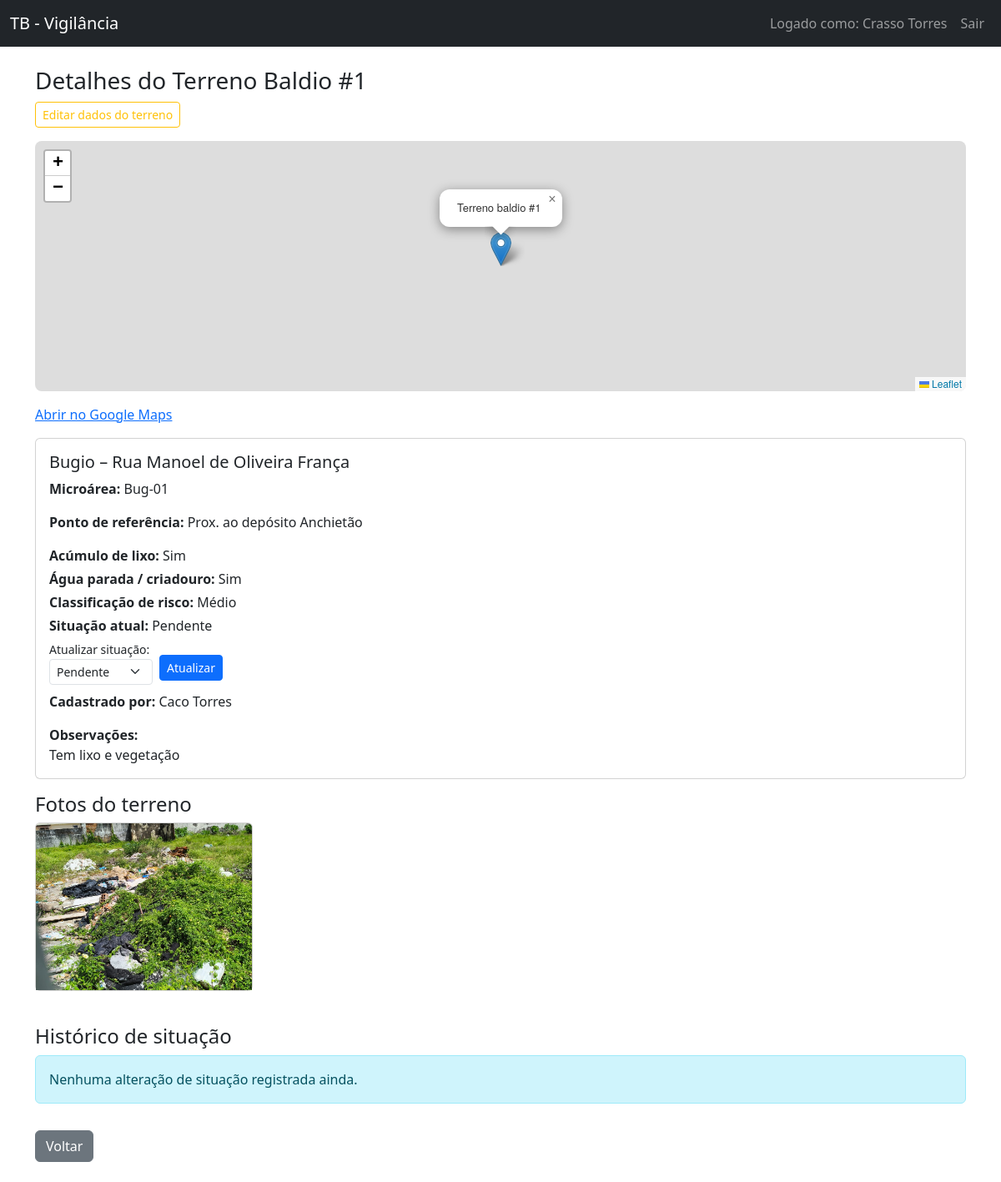
/terrenos/1 (signed in), run on the app's committed database.
### app.py (models this page shows, shortened)
class User(UserMixin, db.Model):
    __tablename__ = "users"
    id = db.Column(db.Integer, primary_key=True)
    nome = db.Column(db.String(100), nullable=False)
    email = db.Column(db.String(120), unique=True, nullable=False)
    senha_hash = db.Column(db.String(128), nullable=False)
    is_admin = db.Column(db.Boolean, default=False)

class TerrenoBaldio(db.Model):
    __tablename__ = "terrenos_baldios"
    id = db.Column(db.Integer, primary_key=True)
    bairro = db.Column(db.String(100), nullable=False)
    microarea = db.Column(db.String(50))
    endereco = db.Column(db.String(200), nullable=False)
    referencia = db.Column(db.String(200))
    tem_lixo = db.Column(db.Boolean, default=False)
    tem_agua_parada = db.Column(db.Boolean, default=False)
    risco = db.Column(db.String(20), default="Baixo")
    situacao = db.Column(db.String(20), default="Pendente")
    observacoes = db.Column(db.Text)
    latitude = db.Column(db.String(30))   # já deixo aqui pro mapa
    longitude = db.Column(db.String(30))  # strings pra simplificar
    criado_por_id = db.Column(db.Integer, db.ForeignKey("users.id"))
    criado_por = db.relationship("User", backref="terrenos")
    fotos = db.relationship(
        "TerrenoFoto",
        backref="terreno",
        lazy=True,
        cascade="all, delete-orphan",
    )
    historico = db.relationship(
        "TerrenoHistoricoSituacao",
        backref="terreno",
        lazy=True,
        order_by="TerrenoHistoricoSituacao.data_hora.desc()",
        cascade="all, delete-orphan",
    )

class TerrenoFoto(db.Model):
    __tablename__ = "terreno_fotos"
    id = db.Column(db.Integer, primary_key=True)
    arquivo = db.Column(db.String(255), nullable=False)
    terreno_id = db.Column(db.Integer, db.ForeignKey("terrenos_baldios.id"), nullable=False)

### app.py (the view)
@app.route("/terrenos/<int:terreno_id>")
@login_required
def terreno_detalhe(terreno_id):
    terreno = TerrenoBaldio.query.get_or_404(terreno_id)
    if not current_user.is_admin and terreno.criado_por_id != current_user.id:
        flash("Você não tem permissão para visualizar este terreno.", "danger")
        return redirect(url_for("dashboard"))
    return render_template("terreno_detalhe.html", terreno=terreno)

### app.py (called while the page is built)
@login_manager.user_loader
def load_user(user_id):
    return User.query.get(int(user_id))

### Templates/terreno_detalhe.html (shortened to what this page needs)
{% extends "base.html" %}
{% block content %}
<h3>Detalhes do Terreno Baldio #{{ terreno.id }}</h3>
{% if current_user.is_admin or current_user.id == terreno.criado_por_id %}
  <div class="mb-3">
    <a
      href="{{ url_for('terreno_editar', terreno_id=terreno.id) }}"
      class="btn btn-sm btn-outline-warning"
    >
      Editar dados do terreno
    </a>
  </div>
{% endif %}
{% if terreno.latitude and terreno.longitude %}
  <link
    rel="stylesheet"
    href="https://unpkg.com/leaflet@1.9.4/dist/leaflet.css"
  />
  <div id="map" class="mb-3" style="height: 300px; border-radius: 8px; overflow: hidden;"></div>
  <p>
    <a
      href="https://www.google.com/maps/search/?api=1&query={{ terreno.latitude }},{{ terreno.longitude }}"
      target="_blank"
      rel="noopener"
    >
      Abrir no Google Maps
    </a>
  </p>
{% endif %}
<div class="card mb-3">
  <div class="card-body">
        <h5 class="card-title">{{ terreno.bairro }} – {{ terreno.endereco }}</h5>
        <p class="card-text">
      <strong>Microárea:</strong>
      {{ terreno.microarea or "Não informado" }}
     </p>
        <p class="card-text">
      <strong>Ponto de referência:</strong>
      {{ terreno.referencia or "Não informado" }}
    </p>
    <p class="card-text mb-1">
      <strong>Acúmulo de lixo:</strong>
      {{ "Sim" if terreno.tem_lixo else "Não" }}
    </p>
    <p class="card-text mb-1">
      <strong>Água parada / criadouro:</strong>
      {{ "Sim" if terreno.tem_agua_parada else "Não" }}
    </p>
    <p class="card-text mb-1">
      <strong>Classificação de risco:</strong>
      {{ terreno.risco }}
    </p>
    <p class="card-text mb-1">
  <strong>Situação atual:</strong>
  {{ terreno.situacao }}
</p>
{% if current_user.is_admin or current_user.id == terreno.criado_por_id %}
  <form
    method="post"
    action="{{ url_for('atualizar_situacao', terreno_id=terreno.id) }}"
    class="row g-2 align-items-center mb-2"
  >
    <div class="col-auto">
      <label for="situacao" class="form-label mb-0"><small>Atualizar situação:</small></label>
      <select name="situacao" id="situacao" class="form-select form-select-sm">
        {% set situacoes_validas = ["Pendente", "Em limpeza", "Limpo", "Reincidente"] %}
        {% for s in situacoes_validas %}
        <option value="{{ s }}" {% if terreno.situacao == s %}selected{% endif %}>
          {{ s }}
        </option>
        {% endfor %}
      </select>
    </div>
    <div class="col-auto" style="margin-top: 1.4rem;">
      <button type="submit" class="btn btn-sm btn-primary">
        Atualizar
      </button>
    </div>
  </form>
{% endif %}
    <p class="card-text">
      <strong>Cadastrado por:</strong>
      {{ terreno.criado_por.nome if terreno.criado_por else "-" }}
    </p>
    <p class="card-text">
      <strong>Observações:</strong><br />
      {{ terreno.observacoes or "Sem observações." }}
    </p>
  </div>
</div>
<h4>Fotos do terreno</h4>
{% if terreno.fotos %}
  <div class="row">
    {% for foto in terreno.fotos %}
    <div class="col-md-3 col-sm-4 col-6 mb-3">
      <div class="card">
        <img
          src="{{ url_for('static', filename='uploads/' ~ foto.arquivo) }}"
          class="card-img-top"
          alt="Foto do terreno"
          style="max-height: 200px; object-fit: cover;"
        />
      </div>
    </div>
    {% endfor %}
  </div>
{% else %}
  <div class="alert alert-info">
    Nenhuma foto cadastrada para este terreno.
  </div>
{% endif %}
<h4 class="mt-4">Histórico de situação</h4>
{% if terreno.historico %}
  <table class="table table-sm table-striped">
    <thead>
      <tr>
        <th>Data / hora</th>
        <th>Alterado por</th>
        <th>De</th>
        <th>Para</th>
      </tr>
    </thead>
    <tbody>
      {% for h in terreno.historico %}
      <tr>
        <td>{{ h.data_hora.strftime("%d/%m/%Y %H:%M") if h.data_hora else "-" }}</td>
        <td>{{ h.usuario.nome if h.usuario else "-" }}</td>
        <td>{{ h.situacao_anterior or "-" }}</td>
        <td>{{ h.situacao_nova or "-" }}</td>
      </tr>
      {% endfor %}
    </tbody>
  </table>
{% else %}
  <div class="alert alert-info">
    Nenhuma alteração de situação registrada ainda.
  </div>
{% endif %}
<a href="{{ url_for('dashboard') }}" class="btn btn-secondary mt-3">Voltar</a>
{% endblock %}

### Templates/base.html (shortened to what this page needs)
<!doctype html>
<html lang="pt-br">
  <head>
    <link
      href="https://cdn.jsdelivr.net/npm/bootstrap@5.3.3/dist/css/bootstrap.min.css"
      rel="stylesheet"
    />
  </head>
  <body>
    <nav class="navbar navbar-expand-lg navbar-dark bg-dark mb-4">
      <div class="container-fluid">
        <a class="navbar-brand" href="{{ url_for('dashboard') }}">
          TB - Vigilância
        </a>
        <div class="collapse navbar-collapse">
          <ul class="navbar-nav ms-auto">
            {% if current_user.is_authenticated %}
              <li class="nav-item">
                <span class="nav-link">Logado como: {{ current_user.nome }}</span>
              </li>
              <li class="nav-item">
                <a class="nav-link" href="{{ url_for('logout') }}">Sair</a>
              </li>
            {% else %}
              <li class="nav-item">
                <a class="nav-link" href="{{ url_for('login') }}">Login</a>
              </li>
            {% endif %}
          </ul>
        </div>
      </div>
    </nav>
    <div class="container mb-4">
      {% block content %}
      {% endblock %}
    </div>
  </body>
</html>

### data on the page
User: nome "Crasso Torres"
TerrenoBaldio: id "1", bairro "Bugio", endereco "Rua Manoel de Oliveira França", microarea "Bug-01", referencia "Prox. ao depósito Anchietão", tem_lixo "Sim", tem_agua_parada "Sim", risco "Médio", situacao "Pendente", observacoes "Tem lixo e vegetação"
User: criado_por "Caco Torres"
TerrenoFoto: arquivo (picture)
